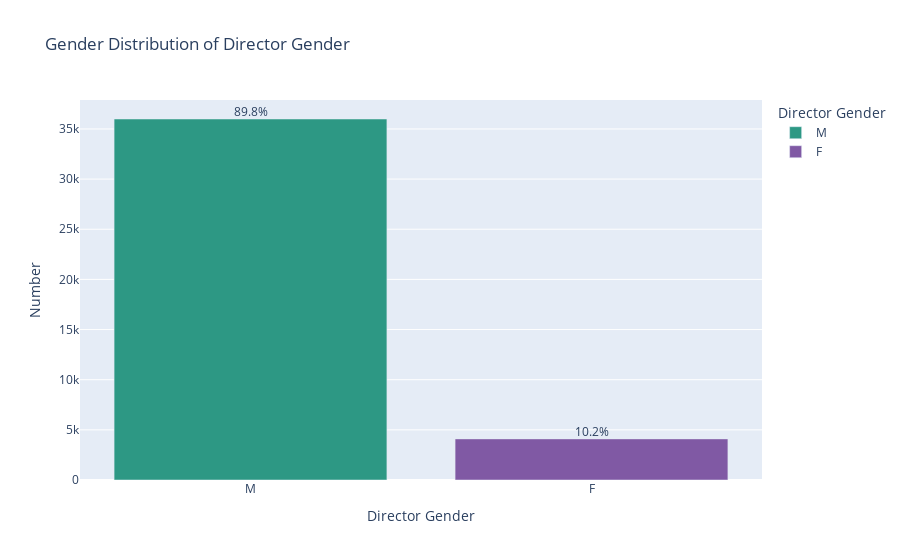

Source (notebook cell):
### Markdown cell above
We are now diving straight into our theme by first looking at the gender distribution of movie directors.

### Code cell
# plot the distribution of genders amongst movie directors
plot_gender_distribution(movies_complete_df, 'director_gender')

### Figure 1 — Plotly figure (JSON) as saved in the notebook; plotly's stock layout.template omitted (floating-point values rounded to 4 significant figures)
{"data": [{"alignmentgroup": "True", "hovertemplate": "Gender: %{x}<br>Number : %{y}<br>", "legendgroup": "M", "marker": {"color": "#2D9884", "pattern": {"shape": ""}}, "name": "M", "offsetgroup": "M", "orientation": "v", "showlegend": true, "textposition": "auto", "type": "bar", "x": ["M"], "xaxis": "x", "y": [35991], "yaxis": "y"}, {"alignmentgroup": "True", "hovertemplate": "Gender: %{x}<br>Number : %{y}<br>", "legendgroup": "F", "marker": {"color": "#8059A4", "pattern": {"shape": ""}}, "name": "F", "offsetgroup": "F", "orientation": "v", "showlegend": true, "textposition": "auto", "type": "bar", "x": ["F"], "xaxis": "x", "y": [4098], "yaxis": "y"}], "layout": {"annotations": [{"align": "center", "font": {"size": 12}, "showarrow": false, "text": "89.8%", "valign": "bottom", "x": 0, "y": 36741}, {"align": "center", "font": {"size": 12}, "showarrow": false, "text": "10.2%", "valign": "bottom", "x": 1, "y": 4848}], "barmode": "relative", "legend": {"title": {"text": "Director Gender"}, "tracegroupgap": 0}, "title": {"text": "Gender Distribution of Director Gender"}, "xaxis": {"anchor": "y", "domain": [0, 1], "title": {"text": "Director Gender"}}, "yaxis": {"anchor": "x", "domain": [0, 1], "title": {"text": "Number"}}}}
